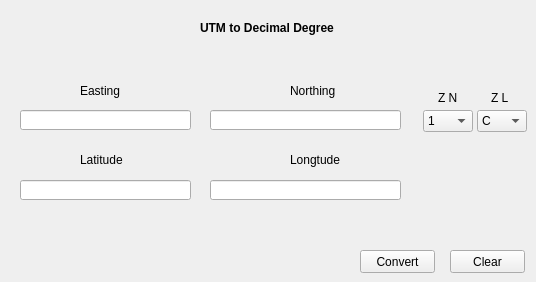
   <widget class="QWidget" name="tab_2">
    <attribute name="title">
     <string>utm to dm</string>
    </attribute>
    <widget class="QLabel" name="label_7">
     <property name="geometry">
      <rect>
       <x>491</x>
       <y>90</y>
       <width>20</width>
       <height>16</height>
      </rect>
     </property>
     <property name="text">
      <string>Z L</string>
     </property>
    </widget>
    <widget class="QLabel" name="label_8">
     <property name="geometry">
      <rect>
       <x>290</x>
       <y>80</y>
       <width>61</width>
       <height>21</height>
      </rect>
     </property>
     <property name="text">
      <string>Northing</string>
     </property>
    </widget>
    <widget class="QLineEdit" name="lineEdit_8">
     <property name="geometry">
      <rect>
       <x>210</x>
       <y>180</y>
       <width>191</width>
       <height>20</height>
      </rect>
     </property>
     <property name="readOnly">
      <bool>true</bool>
     </property>
    </widget>
    <widget class="QPushButton" name="pushButton_7">
     <property name="geometry">
      <rect>
       <x>450</x>
       <y>250</y>
       <width>75</width>
       <height>23</height>
      </rect>
     </property>
     <property name="text">
      <string>Clear</string>
     </property>
    </widget>
    <widget class="QLabel" name="label_9">
     <property name="geometry">
      <rect>
       <x>438</x>
       <y>90</y>
       <width>20</width>
       <height>16</height>
      </rect>
     </property>
     <property name="text">
      <string>Z N</string>
     </property>
    </widget>
    <widget class="QPushButton" name="pushButton_8">
     <property name="geometry">
      <rect>
       <x>360</x>
       <y>250</y>
       <width>75</width>
       <height>23</height>
      </rect>
     </property>
     <property name="text">
      <string>Convert</string>
     </property>
    </widget>
    <widget class="QLineEdit" name="lineEdit_9">
     <property name="enabled">
      <bool>true</bool>
     </property>
     <property name="geometry">
      <rect>
       <x>20</x>
       <y>110</y>
       <width>171</width>
       <height>20</height>
      </rect>
     </property>
     <property name="readOnly">
      <bool>false</bool>
     </property>
    </widget>
    <widget class="QLineEdit" name="lineEdit_10">
     <property name="geometry">
      <rect>
       <x>20</x>
       <y>180</y>
       <width>171</width>
       <height>20</height>
      </rect>
     </property>
     <property name="readOnly">
      <bool>true</bool>
     </property>
    </widget>
    <widget class="QLineEdit" name="lineEdit_12">
     <property name="enabled">
      <bool>true</bool>
     </property>
     <property name="geometry">
      <rect>
       <x>210</x>
       <y>110</y>
       <width>191</width>
       <height>20</height>
      </rect>
     </property>
     <property name="readOnly">
      <bool>false</bool>
     </property>
    </widget>
    <widget class="QLabel" name="label_10">
     <property name="geometry">
      <rect>
       <x>80</x>
       <y>80</y>
       <width>61</width>
       <height>21</height>
      </rect>
     </property>
     <property name="text">
      <string>Easting</string>
     </property>
    </widget>
    <widget class="QLabel" name="label_11">
     <property name="geometry">
      <rect>
       <x>290</x>
       <y>150</y>
       <width>51</width>
       <height>20</height>
      </rect>
     </property>
     <property name="text">
      <string>Longtude</string>
     </property>
    </widget>
    <widget class="QLabel" name="label_12">
     <property name="geometry">
      <rect>
       <x>80</x>
       <y>150</y>
       <width>51</width>
       <height>20</height>
      </rect>
     </property>
     <property name="text">
      <string>Latitude</string>
     </property>
    </widget>
    <widget class="QLabel" name="label_17">
     <property name="geometry">
      <rect>
       <x>200</x>
       <y>20</y>
       <width>141</width>
       <height>16</height>
      </rect>
     </property>
     <property name="font">
      <font>
       <weight>75</weight>
       <bold>true</bold>
      </font>
     </property>
     <property name="text">
      <string>UTM to Decimal Degree</string>
     </property>
    </widget>
    <widget class="QComboBox" name="comboBox">
     <property name="geometry">
      <rect>
       <x>423</x>
       <y>110</y>
       <width>50</width>
       <height>22</height>
      </rect>
     </property>
     <item>
      <property name="text">
       <string>1</string>
      </property>
     </item>
     <item>
      <property name="text">
       <string>2</string>
      </property>
     </item>
     <item>
      <property name="text">
       <string>3</string>
      </property>
     </item>
     <item>
      <property name="text">
       <string>4</string>
      </property>
     </item>
     <item>
      <property name="text">
       <string>5</string>
      </property>
     </item>
     <item>
      <property name="text">
       <string>6</string>
      </property>
     </item>
     <item>
      <property name="text">
       <string>7</string>
      </property>
     </item>
     <item>
      <property name="text">
       <string>8</string>
      </property>
     </item>
     <item>
      <property name="text">
       <string>9</string>
      </property>
     </item>
     <item>
      <property name="text">
       <string>10</string>
      </property>
     </item>
     <item>
      <property name="text">
       <string>11</string>
      </property>
     </item>
     <item>
      <property name="text">
       <string>12</string>
      </property>
     </item>
     <item>
      <property name="text">
       <string>13</string>
      </property>
     </item>
     <item>
      <property name="text">
       <string>14</string>
      </property>
     </item>
     <item>
      <property name="text">
       <string>15</string>
      </property>
     </item>
     <item>
      <property name="text">
       <string>16</string>
      </property>
     </item>
     <item>
      <property name="text">
       <string>17</string>
      </property>
     </item>
     <item>
      <property name="text">
       <string>18</string>
      </property>
     </item>
     <item>
      <property name="text">
       <string>19</string>
      </property>
     </item>
     <item>
      <property name="text">
       <string>20</string>
      </property>
     </item>
     <item>
      <property name="text">
       <string>21</string>
      </property>
     </item>
     <item>
      <property name="text">
       <string>22</string>
      </property>
     </item>
     <item>
      <property name="text">
       <string>23</string>
      </property>
     </item>
     <item>
      <property name="text">
       <string>24</string>
      </property>
     </item>
     <item>
      <property name="text">
       <string>25</string>
      </property>
     </item>
     <item>
      <property name="text">
       <string>26</string>
      </property>
     </item>
     <item>
      <property name="text">
       <string>27</string>
      </property>
     </item>
     <item>
      <property name="text">
       <string>28</string>
      </property>
     </item>
     <item>
      <property name="text">
       <string>29</string>
      </property>
     </item>
     <item>
      <property name="text">
       <string>30</string>
      </property>
     </item>
     <item>
      <property name="text">
       <string>31</string>
      </property>
     </item>
     <item>
      <property name="text">
       <string>32</string>
      </property>
     </item>
     <item>
      <property name="text">
       <string>33</string>
      </property>
     </item>
     <item>
      <property name="text">
       <string>34</string>
      </property>
     </item>
     <item>
      <property name="text">
       <string>35</string>
      </property>
     </item>
     <item>
      <property name="text">
       <string>36</string>
      </property>
     </item>
     <item>
      <property name="text">
       <string>37</string>
      </property>
     </item>
     <item>
      <property name="text">
       <string>38</string>
      </property>
     </item>
     <item>
      <property name="text">
       <string>39</string>
      </property>
     </item>
     <item>
      <property name="text">
       <string>40</string>
      </property>
     </item>
     <item>
      <property name="text">
       <string>41</string>
      </property>
     </item>
     <item>
      <property name="text">
       <string>42</string>
      </property>
     </item>
     <item>
      <property name="text">
       <string>43</string>
      </property>
     </item>
     <item>
      <property name="text">
       <string>45</string>
      </property>
     </item>
     <item>
      <property name="text">
       <string>46</string>
      </property>
     </item>
     <item>
      <property name="text">
       <string>47</string>
      </property>
     </item>
     <item>
      <property name="text">
       <string>48</string>
      </property>
     </item>
     <item>
      <property name="text">
       <string>49</string>
      </property>
     </item>
     <item>
      <property name="text">
       <string>50</string>
      </property>
     </item>
     <item>
      <property name="text">
       <string>51</string>
      </property>
     </item>
     <item>
      <property name="text">
       <string>52</string>
      </property>
     </item>
     <item>
      <property name="text">
       <string>53</string>
      </property>
     </item>
     <item>
      <property name="text">
       <string>54</string>
      </property>
     </item>
     <item>
      <property name="text">
       <string>58</string>
      </property>
     </item>
     <item>
      <property name="text">
       <string>59</string>
      </property>
     </item>
     <item>
      <property name="text">
       <string>60</string>
      </property>
     </item>
    </widget>
    <widget class="QComboBox" name="comboBox_2">
     <property name="geometry">
      <rect>
       <x>477</x>
       <y>110</y>
       <width>50</width>
       <height>22</height>
      </rect>
     </property>
     <item>
      <property name="text">
       <string>C</string>
      </property>
     </item>
     <item>
      <property name="text">
       <string>D</string>
      </property>
     </item>
     <item>
      <property name="text">
       <string>E</string>
      </property>
     </item>
     <item>
      <property name="text">
       <string>F</string>
      </property>
     </item>
     <item>
      <property name="text">
       <string>G</string>
      </property>
     </item>
     <item>
      <property name="text">
       <string>H</string>
      </property>
     </item>
     <item>
      <property name="text">
       <string>I</string>
      </property>
     </item>
     <item>
      <property name="text">
       <string>J</string>
      </property>
     </item>
     <item>
      <property name="text">
       <string>K</string>
      </property>
     </item>
     <item>
      <property name="text">
       <string>L</string>
      </property>
     </item>
     <item>
      <property name="text">
       <string>M</string>
      </property>
     </item>
     <item>
      <property name="text">
       <string>N</string>
      </property>
     </item>
     <item>
      <property name="text">
       <string>O</string>
      </property>
     </item>
     <item>
      <property name="text">
       <string>P</string>
      </property>
     </item>
     <item>
      <property name="text">
       <string>Q</string>
      </property>
     </item>
     <item>
      <property name="text">
       <string>R</string>
      </property>
     </item>
     <item>
      <property name="text">
       <string>S</string>
      </property>
     </item>
     <item>
      <property name="text">
       <string>T</string>
      </property>
     </item>
     <item>
      <property name="text">
       <string>U</string>
      </property>
     </item>
     <item>
      <property name="text">
       <string>V</string>
      </property>
     </item>
     <item>
      <property name="text">
       <string>W</string>
      </property>
     </item>
     <item>
      <property name="text">
       <string>X</string>
      </property>
     </item>
    </widget>
   </widget>
